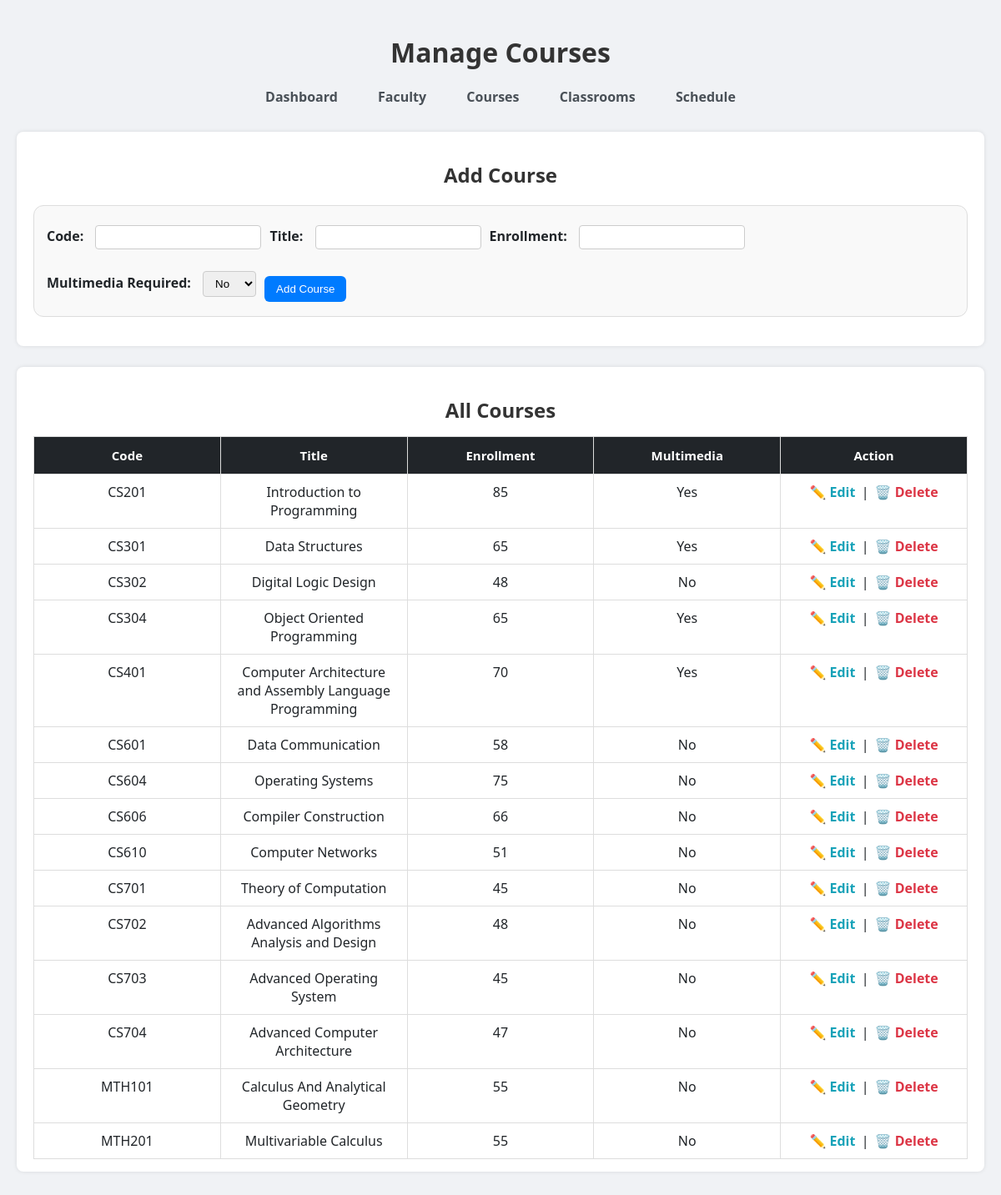
/courses.php, run on an earlier commit of the app's database.
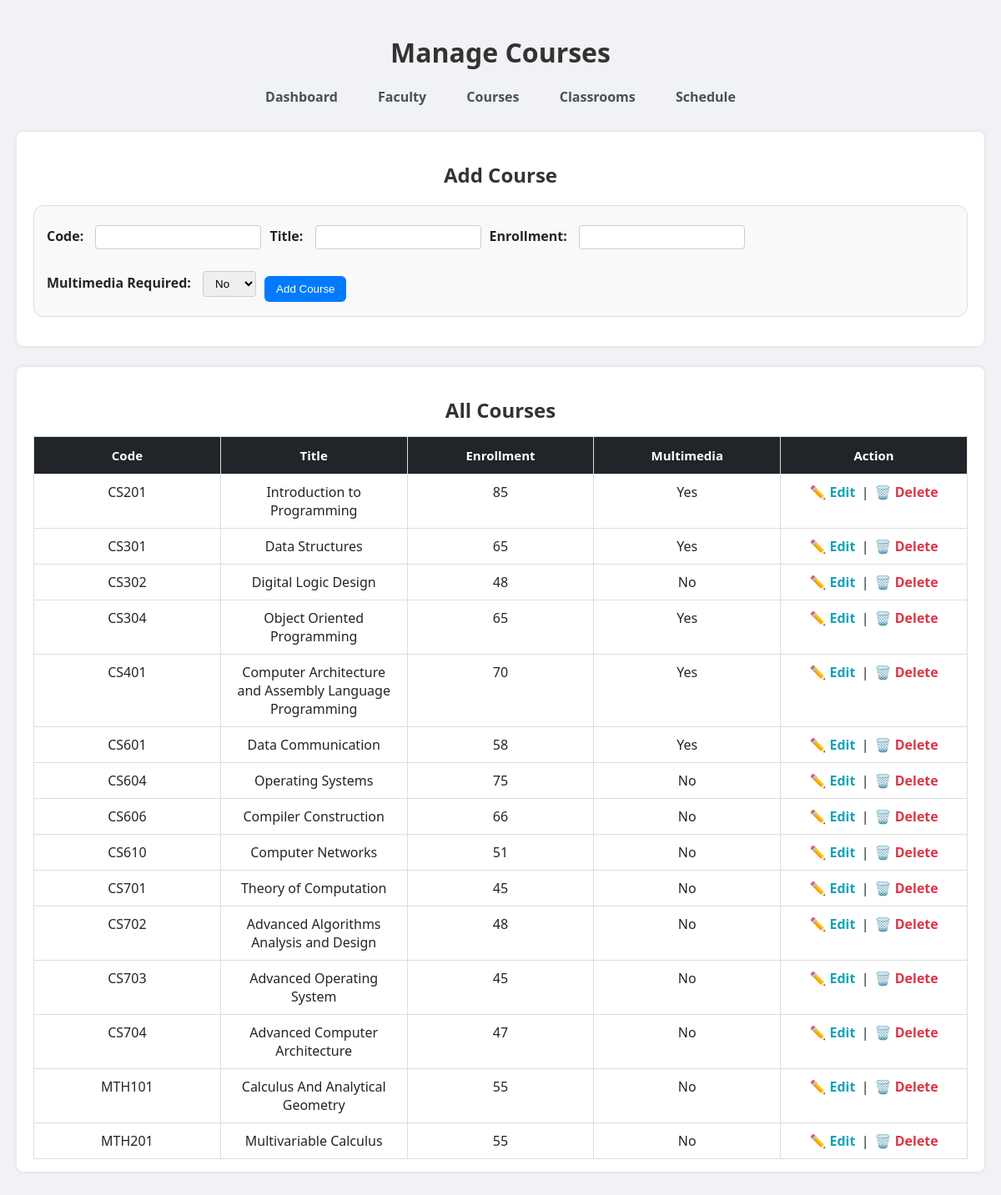
And on a later commit of the database.
### tables this page shows
CREATE TABLE `courses` (
  `CourseCode` varchar(10) NOT NULL,
  `CourseTitle` varchar(100) NOT NULL,
  `Enrollment` int(11) NOT NULL,
  `MultimediaReq` tinyint(1) DEFAULT 0,
  `InstructorAssigned` varchar(10) DEFAULT NULL
);

### functions.php (called while the page is built, shortened)
<?php
require_once "config.php";
function getCourses() {
    global $conn;
    $result = $conn->query("SELECT * FROM Courses");
    return $result ? $result->fetch_all(MYSQLI_ASSOC) : [];
}
?>

### courses.php (the view, shortened to what this page needs)
<?php
require_once "config.php";
require_once "functions.php";
$courseList = getCourses();
?>
<!DOCTYPE html>
<html>
<head>
    <link rel="stylesheet" href="assets/style.css?v=<?= filemtime('assets/style.css') ?>">
</head>
<body>
<h1>Manage Courses</h1>
<nav>
    <a href="index.php">Dashboard</a>
    <a href="faculty.php">Faculty</a>
    <a href="courses.php">Courses</a>
    <a href="classrooms.php">Classrooms</a>
    <a href="schedule.php">Schedule</a>
</nav>
<section>
    <h2>Add Course</h2>
    <form method="POST" class="form-box">
        <label>Code: <input type="text" name="code" required></label>
        <label>Title: <input type="text" name="title" required></label>
        <label>Enrollment: <input type="number" name="enrollment" required></label>
        <label>Multimedia Required:
            <select name="multimedia" required>
                <option value="0">No</option>
            </select>
        </label>
        <button type="submit" name="addCourse">Add Course</button>
    </form>
</section>
<section>
    <h2>All Courses</h2>
    <table>
        <tr>
            <th>Code</th>
            <th>Title</th>
            <th>Enrollment</th>
            <th>Multimedia</th>
            <th>Action</th>
        </tr>
        <?php foreach ($courseList as $c): ?>
            <tr>
                <td><?= htmlspecialchars($c['CourseCode']) ?></td>
                <td><?= htmlspecialchars($c['CourseTitle']) ?></td>
                <td><?= htmlspecialchars($c['Enrollment']) ?></td>
                <td><?= $c['MultimediaReq'] ? 'Yes' : 'No' ?></td>
                <td>
                    <a href="editCourse.php?code=<?= urlencode($c['CourseCode']) ?>" class="action-edit">✏️ Edit</a> |
                    <a href="courses.php?deleteCourse=<?= urlencode($c['CourseCode']) ?>" class="action-delete" onclick="return confirm('Are you sure?')">🗑️ Delete</a>
                </td>
            </tr>
        <?php endforeach; ?>
    </table>
</section>
</body>
</html>

### assets/style.css (style rules this page uses)
body { font-family: 'Segoe UI', Arial, sans-serif; background: #f0f2f5; margin: 0; padding: 20px; color: #212529; }
h1, h2 { text-align: center; color: #333; margin-bottom: 15px; }
nav { text-align: center; margin-bottom: 25px; }
nav a { display: inline-block; margin: 0 10px; text-decoration: none; color: #495057; font-weight: 600; padding: 6px 12px; border-radius: 4px; transition: all 0.3s ease; }
section { background-color: #fff; padding: 15px 20px; margin-bottom: 25px; border-radius: 8px; box-shadow: 0 0 5px rgba(0,0,0,0.1); }
form { display: flex; flex-wrap: wrap; gap: 10px; align-items: center; margin-bottom: 15px; }
form input[type="text"], form input[type="number"], form select { padding: 6px 10px; border: 1px solid #ccc; border-radius: 4px; }
form label { font-weight: bold; margin-right: 5px; }
form button { padding: 8px 16px; background-color: #28a745; border: none; color: #fff; cursor: pointer; border-radius: 4px; transition: background-color 0.3s; }
table { border-collapse: collapse; width: 100%; margin-top: 10px; table-layout: fixed; }
th, td { border: 1px solid #333; padding: 8px; text-align: center; vertical-align: top; word-wrap: break-word; }
th { background-color: #007BFF; color: #fff; }
a { text-decoration: none; color: #007BFF; font-weight: bold; margin: 0 3px; }

### courses.php (style rules this page uses)
nav { text-align: center; margin-bottom: 25px; }
nav a { display: inline-block; margin: 0 10px; text-decoration: none; color: #495057; font-weight: 600; padding: 6px 12px; border-radius: 4px; transition: all 0.3s ease; }
table { width: 100%; border-collapse: collapse; margin-top: 15px; }
table th, table td { border: 1px solid #ddd; padding: 10px; text-align: center; }
table th { background: #212529; color: #ffffff; font-weight: bold; font-size: 15px; padding: 12px; text-align: center; }
.form-box { margin: 20px 0; padding: 15px; border: 1px solid #ddd; border-radius: 12px; background: #f9f9f9; }
.form-box label { display: block; margin: 8px 0; }
.form-box input, .form-box select { margin-left: 10px; }
.form-box button { margin-top: 12px; padding: 8px 14px; border: none; border-radius: 6px; background: #007bff; color: #fff; cursor: pointer; }
.action-edit { color: #17a2b8; text-decoration: none; font-weight: bold; }
.action-delete { color: #dc3545; text-decoration: none; font-weight: bold; }

What changed in the data, as far as the page shows it:
changed courses "CS601": MultimediaReq "No" → "Yes"
